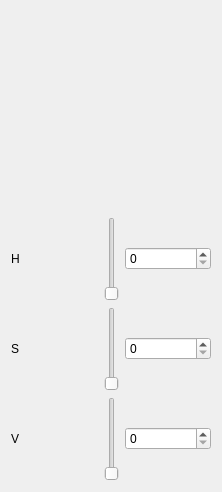
       <widget class="QWidget" name="tab_2">
        <attribute name="title">
         <string>HSV</string>
        </attribute>
        <layout class="QGridLayout" name="gridLayout">
         <item row="2" column="0">
          <widget class="QLabel" name="label_2">
           <property name="toolTip">
            <string>Saturation</string>
           </property>
           <property name="text">
            <string>S</string>
           </property>
          </widget>
         </item>
         <item row="3" column="2">
          <widget class="QSpinBox" name="spinBox_3">
           <property name="toolTip">
            <string>Value</string>
           </property>
           <property name="maximum">
            <number>255</number>
           </property>
          </widget>
         </item>
         <item row="1" column="1">
          <widget class="color_widgets::HueSlider" name="slider_hsv_hue">
           <property name="toolTip">
            <string>Hue</string>
           </property>
          </widget>
         </item>
         <item row="3" column="1">
          <widget class="color_widgets::GradientSlider" name="slider_hsv_value">
           <property name="toolTip">
            <string>Value</string>
           </property>
           <property name="maximum">
            <number>255</number>
           </property>
          </widget>
         </item>
         <item row="2" column="2">
          <widget class="QSpinBox" name="spinBox_2">
           <property name="toolTip">
            <string>Saturation</string>
           </property>
           <property name="maximum">
            <number>255</number>
           </property>
          </widget>
         </item>
         <item row="1" column="0">
          <widget class="QLabel" name="label">
           <property name="toolTip">
            <string>Hue</string>
           </property>
           <property name="text">
            <string>H</string>
           </property>
          </widget>
         </item>
         <item row="1" column="2">
          <widget class="QSpinBox" name="spinBox">
           <property name="toolTip">
            <string>Hue</string>
           </property>
           <property name="maximum">
            <number>359</number>
           </property>
          </widget>
         </item>
         <item row="3" column="0">
          <widget class="QLabel" name="label_3">
           <property name="toolTip">
            <string>Value</string>
           </property>
           <property name="text">
            <string>V</string>
           </property>
          </widget>
         </item>
         <item row="2" column="1">
          <widget class="color_widgets::GradientSlider" name="slider_hsv_sat">
           <property name="toolTip">
            <string>Saturation</string>
           </property>
           <property name="maximum">
            <number>255</number>
           </property>
          </widget>
         </item>
         <item row="0" column="0" colspan="3">
          <widget class="color_widgets::ColorWheel" name="color_hsv">
           <property name="sizePolicy">
            <sizepolicy hsizetype="Expanding" vsizetype="MinimumExpanding">
             <horstretch>0</horstretch>
             <verstretch>0</verstretch>
            </sizepolicy>
           </property>
           <property name="minimumSize">
            <size>
             <width>200</width>
             <height>200</height>
            </size>
           </property>
           <property name="selectorShape">
            <enum>color_widgets::ColorWheel::ShapeSquare</enum>
           </property>
           <property name="rotatingSelector">
            <bool>false</bool>
           </property>
          </widget>
         </item>
        </layout>
       </widget>
